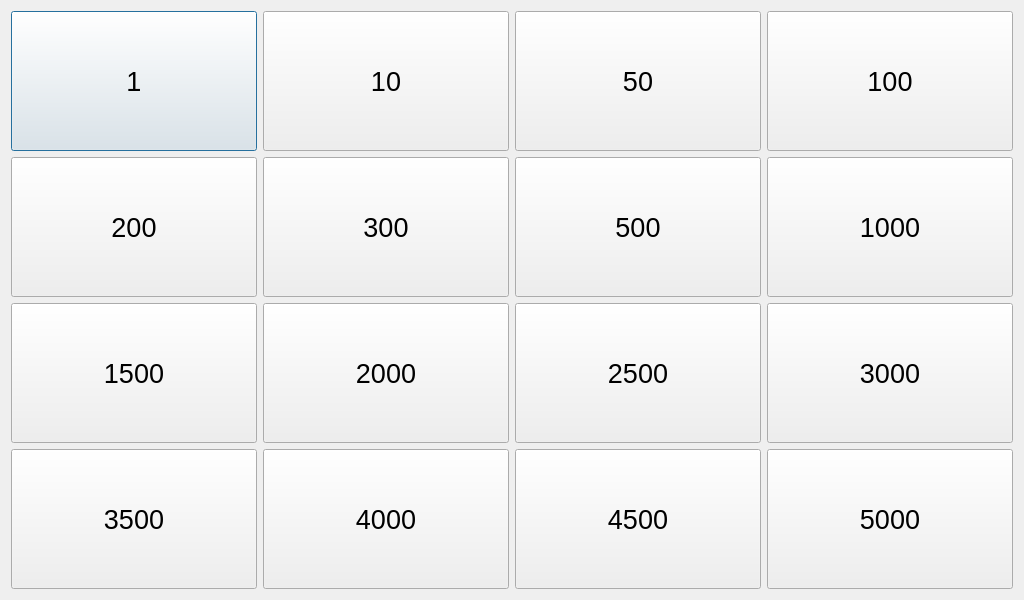
<?xml version="1.0" encoding="UTF-8"?>
<ui version="4.0">
 <class>ViewFeed</class>
 <widget class="QDialog" name="ViewFeed">
  <property name="geometry">
   <rect>
    <x>0</x>
    <y>0</y>
    <width>1024</width>
    <height>600</height>
   </rect>
  </property>
  <property name="windowTitle">
   <string>Dialog</string>
  </property>
  <layout class="QGridLayout" name="gridLayout">
   <item row="0" column="0">
    <widget class="QPushButton" name="bt01">
     <property name="sizePolicy">
      <sizepolicy hsizetype="Expanding" vsizetype="Expanding">
       <horstretch>0</horstretch>
       <verstretch>0</verstretch>
      </sizepolicy>
     </property>
     <property name="font">
      <font>
       <pointsize>20</pointsize>
      </font>
     </property>
     <property name="text">
      <string>1</string>
     </property>
    </widget>
   </item>
   <item row="0" column="1">
    <widget class="QPushButton" name="bt02">
     <property name="sizePolicy">
      <sizepolicy hsizetype="Expanding" vsizetype="Expanding">
       <horstretch>0</horstretch>
       <verstretch>0</verstretch>
      </sizepolicy>
     </property>
     <property name="font">
      <font>
       <pointsize>20</pointsize>
      </font>
     </property>
     <property name="text">
      <string>10</string>
     </property>
    </widget>
   </item>
   <item row="0" column="2">
    <widget class="QPushButton" name="bt03">
     <property name="sizePolicy">
      <sizepolicy hsizetype="Expanding" vsizetype="Expanding">
       <horstretch>0</horstretch>
       <verstretch>0</verstretch>
      </sizepolicy>
     </property>
     <property name="font">
      <font>
       <pointsize>20</pointsize>
      </font>
     </property>
     <property name="text">
      <string>50</string>
     </property>
    </widget>
   </item>
   <item row="0" column="3">
    <widget class="QPushButton" name="bt04">
     <property name="sizePolicy">
      <sizepolicy hsizetype="Expanding" vsizetype="Expanding">
       <horstretch>0</horstretch>
       <verstretch>0</verstretch>
      </sizepolicy>
     </property>
     <property name="font">
      <font>
       <pointsize>20</pointsize>
      </font>
     </property>
     <property name="text">
      <string>100</string>
     </property>
    </widget>
   </item>
   <item row="1" column="0">
    <widget class="QPushButton" name="bt05">
     <property name="sizePolicy">
      <sizepolicy hsizetype="Expanding" vsizetype="Expanding">
       <horstretch>0</horstretch>
       <verstretch>0</verstretch>
      </sizepolicy>
     </property>
     <property name="font">
      <font>
       <pointsize>20</pointsize>
      </font>
     </property>
     <property name="text">
      <string>200</string>
     </property>
    </widget>
   </item>
   <item row="1" column="1">
    <widget class="QPushButton" name="bt06">
     <property name="sizePolicy">
      <sizepolicy hsizetype="Expanding" vsizetype="Expanding">
       <horstretch>0</horstretch>
       <verstretch>0</verstretch>
      </sizepolicy>
     </property>
     <property name="font">
      <font>
       <pointsize>20</pointsize>
      </font>
     </property>
     <property name="text">
      <string>300</string>
     </property>
    </widget>
   </item>
   <item row="1" column="2">
    <widget class="QPushButton" name="bt07">
     <property name="sizePolicy">
      <sizepolicy hsizetype="Expanding" vsizetype="Expanding">
       <horstretch>0</horstretch>
       <verstretch>0</verstretch>
      </sizepolicy>
     </property>
     <property name="font">
      <font>
       <pointsize>20</pointsize>
      </font>
     </property>
     <property name="text">
      <string>500</string>
     </property>
    </widget>
   </item>
   <item row="1" column="3">
    <widget class="QPushButton" name="bt08">
     <property name="sizePolicy">
      <sizepolicy hsizetype="Expanding" vsizetype="Expanding">
       <horstretch>0</horstretch>
       <verstretch>0</verstretch>
      </sizepolicy>
     </property>
     <property name="font">
      <font>
       <pointsize>20</pointsize>
      </font>
     </property>
     <property name="text">
      <string>1000</string>
     </property>
    </widget>
   </item>
   <item row="2" column="0">
    <widget class="QPushButton" name="bt09">
     <property name="sizePolicy">
      <sizepolicy hsizetype="Expanding" vsizetype="Expanding">
       <horstretch>0</horstretch>
       <verstretch>0</verstretch>
      </sizepolicy>
     </property>
     <property name="font">
      <font>
       <pointsize>20</pointsize>
      </font>
     </property>
     <property name="text">
      <string>1500</string>
     </property>
    </widget>
   </item>
   <item row="2" column="1">
    <widget class="QPushButton" name="bt10">
     <property name="sizePolicy">
      <sizepolicy hsizetype="Expanding" vsizetype="Expanding">
       <horstretch>0</horstretch>
       <verstretch>0</verstretch>
      </sizepolicy>
     </property>
     <property name="font">
      <font>
       <pointsize>20</pointsize>
      </font>
     </property>
     <property name="text">
      <string>2000</string>
     </property>
    </widget>
   </item>
   <item row="2" column="2">
    <widget class="QPushButton" name="bt11">
     <property name="sizePolicy">
      <sizepolicy hsizetype="Expanding" vsizetype="Expanding">
       <horstretch>0</horstretch>
       <verstretch>0</verstretch>
      </sizepolicy>
     </property>
     <property name="font">
      <font>
       <pointsize>20</pointsize>
      </font>
     </property>
     <property name="text">
      <string>2500</string>
     </property>
    </widget>
   </item>
   <item row="2" column="3">
    <widget class="QPushButton" name="bt12">
     <property name="sizePolicy">
      <sizepolicy hsizetype="Expanding" vsizetype="Expanding">
       <horstretch>0</horstretch>
       <verstretch>0</verstretch>
      </sizepolicy>
     </property>
     <property name="font">
      <font>
       <pointsize>20</pointsize>
      </font>
     </property>
     <property name="text">
      <string>3000</string>
     </property>
    </widget>
   </item>
   <item row="3" column="0">
    <widget class="QPushButton" name="bt13">
     <property name="sizePolicy">
      <sizepolicy hsizetype="Expanding" vsizetype="Expanding">
       <horstretch>0</horstretch>
       <verstretch>0</verstretch>
      </sizepolicy>
     </property>
     <property name="font">
      <font>
       <pointsize>20</pointsize>
      </font>
     </property>
     <property name="text">
      <string>3500</string>
     </property>
    </widget>
   </item>
   <item row="3" column="1">
    <widget class="QPushButton" name="bt14">
     <property name="sizePolicy">
      <sizepolicy hsizetype="Expanding" vsizetype="Expanding">
       <horstretch>0</horstretch>
       <verstretch>0</verstretch>
      </sizepolicy>
     </property>
     <property name="font">
      <font>
       <pointsize>20</pointsize>
      </font>
     </property>
     <property name="text">
      <string>4000</string>
     </property>
    </widget>
   </item>
   <item row="3" column="2">
    <widget class="QPushButton" name="bt15">
     <property name="sizePolicy">
      <sizepolicy hsizetype="Expanding" vsizetype="Expanding">
       <horstretch>0</horstretch>
       <verstretch>0</verstretch>
      </sizepolicy>
     </property>
     <property name="font">
      <font>
       <pointsize>20</pointsize>
      </font>
     </property>
     <property name="text">
      <string>4500</string>
     </property>
    </widget>
   </item>
   <item row="3" column="3">
    <widget class="QPushButton" name="bt16">
     <property name="sizePolicy">
      <sizepolicy hsizetype="Expanding" vsizetype="Expanding">
       <horstretch>0</horstretch>
       <verstretch>0</verstretch>
      </sizepolicy>
     </property>
     <property name="font">
      <font>
       <pointsize>20</pointsize>
      </font>
     </property>
     <property name="text">
      <string>5000</string>
     </property>
    </widget>
   </item>
  </layout>
 </widget>
 <resources/>
 <connections>
  <connection>
   <sender>bt01</sender>
   <signal>pressed()</signal>
   <receiver>ViewFeed</receiver>
   <slot>returnFeed()</slot>
  </connection>
  <connection>
   <sender>bt02</sender>
   <signal>pressed()</signal>
   <receiver>ViewFeed</receiver>
   <slot>returnFeed()</slot>
  </connection>
  <connection>
   <sender>bt03</sender>
   <signal>pressed()</signal>
   <receiver>ViewFeed</receiver>
   <slot>returnFeed()</slot>
  </connection>
  <connection>
   <sender>bt04</sender>
   <signal>pressed()</signal>
   <receiver>ViewFeed</receiver>
   <slot>returnFeed()</slot>
  </connection>
  <connection>
   <sender>bt05</sender>
   <signal>pressed()</signal>
   <receiver>ViewFeed</receiver>
   <slot>returnFeed()</slot>
  </connection>
  <connection>
   <sender>bt06</sender>
   <signal>pressed()</signal>
   <receiver>ViewFeed</receiver>
   <slot>returnFeed()</slot>
  </connection>
  <connection>
   <sender>bt07</sender>
   <signal>pressed()</signal>
   <receiver>ViewFeed</receiver>
   <slot>returnFeed()</slot>
  </connection>
  <connection>
   <sender>bt08</sender>
   <signal>pressed()</signal>
   <receiver>ViewFeed</receiver>
   <slot>returnFeed()</slot>
  </connection>
  <connection>
   <sender>bt09</sender>
   <signal>pressed()</signal>
   <receiver>ViewFeed</receiver>
   <slot>returnFeed()</slot>
  </connection>
  <connection>
   <sender>bt10</sender>
   <signal>pressed()</signal>
   <receiver>ViewFeed</receiver>
   <slot>returnFeed()</slot>
  </connection>
  <connection>
   <sender>bt11</sender>
   <signal>pressed()</signal>
   <receiver>ViewFeed</receiver>
   <slot>returnFeed()</slot>
  </connection>
  <connection>
   <sender>bt12</sender>
   <signal>pressed()</signal>
   <receiver>ViewFeed</receiver>
   <slot>returnFeed()</slot>
  </connection>
  <connection>
   <sender>bt13</sender>
   <signal>pressed()</signal>
   <receiver>ViewFeed</receiver>
   <slot>returnFeed()</slot>
  </connection>
  <connection>
   <sender>bt14</sender>
   <signal>pressed()</signal>
   <receiver>ViewFeed</receiver>
   <slot>returnFeed()</slot>
  </connection>
  <connection>
   <sender>bt15</sender>
   <signal>pressed()</signal>
   <receiver>ViewFeed</receiver>
   <slot>returnFeed()</slot>
  </connection>
  <connection>
   <sender>bt16</sender>
   <signal>pressed()</signal>
   <receiver>ViewFeed</receiver>
   <slot>returnFeed()</slot>
  </connection>
 </connections>
 <slots>
  <slot>returnFeed()</slot>
 </slots>
</ui>
